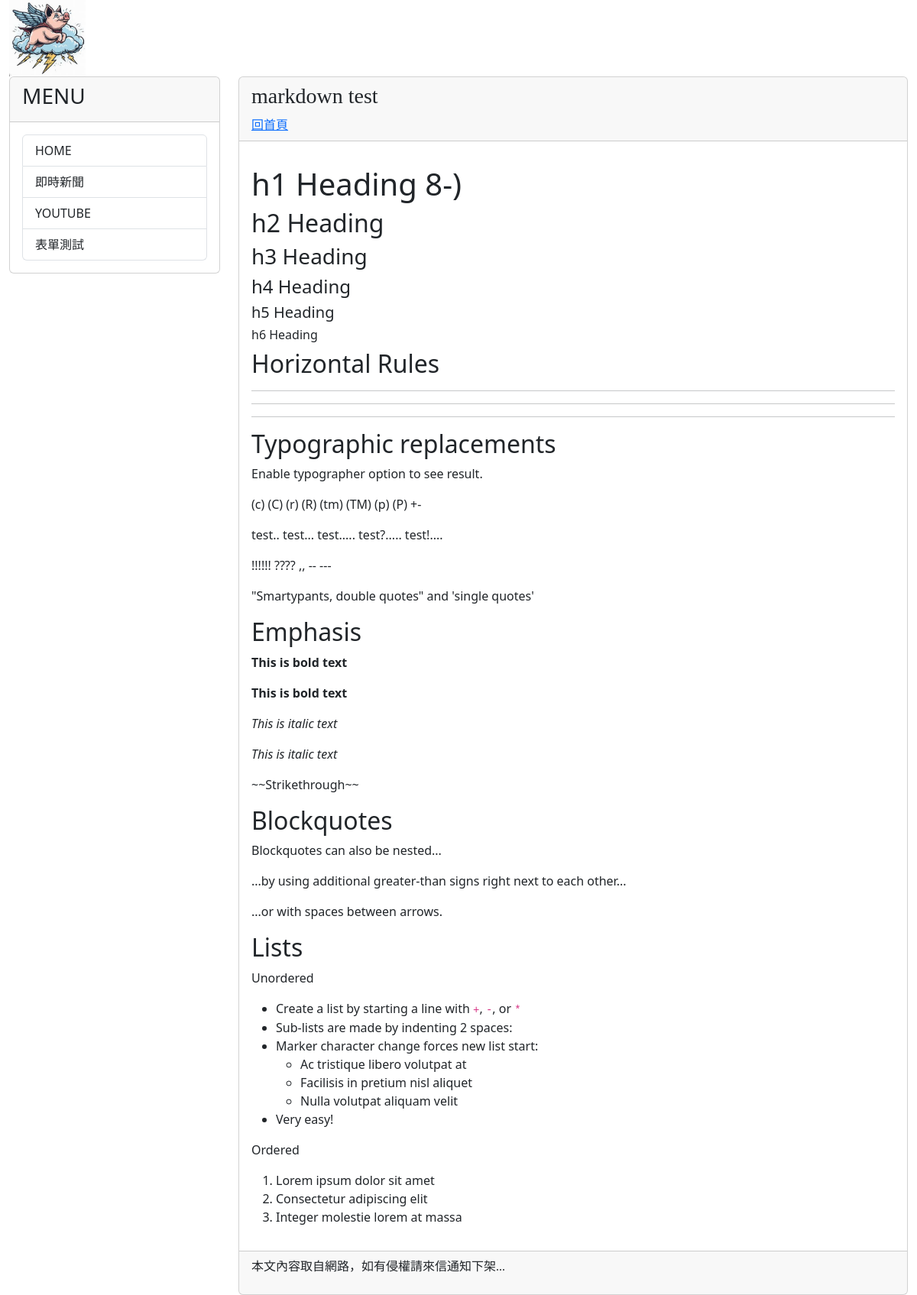
Page /post/markdown/ on the committed database.
### mysite/models.py (models this page shows, shortened)
class Post(models.Model):
    title = models.CharField(max_length = 200)
    slug = models.CharField(max_length = 200)
    body = models.TextField()
    pub_date = models.DateTimeField(auto_now_add=True)
    class Meta:
        ordering = ('-pub_date', )

### mysite/views.py (the view)
# urls.py: path('post/<slug:slug>/', views.showpost, name="showpost"),
def showpost(request, slug):
    post = Post.objects.get(slug=slug)
    return render(request, 'post.html', locals())

### mysite/templatetags/markdown_extras.py (called while the page is built)
@register.filter
def convert_markdown(text):
    return markdown.markdown(text)

### mysite/templates/post.html (shortened to what this page needs)
{% extends "base2.html" %}
{% load markdown_extras %}
{% block headmessage %}
<h3 style='font-family:微軟正黑體;'>{{ post.title }}</h3>
<a style='font-family:微軟正黑體;' href='/'>回首頁</a>
{% endblock headmessage %}
{% block content %}
<p style='font-family:微軟正黑體;font-size:12pt;letter-spacing:2pt;'>
    {{ post.body | convert_markdown | safe }}</a>
</p>
{% endblock content %}

### rows in the picture
Post: title "markdown test", body|convert_markdown "h1 Heading 8-) h2 Heading h3 Heading h4 Heading h5 Heading h6 Heading Horizontal Rules Typographic replacements Enable typographer option to see result. (c) (C) (r) (R) (tm) (TM) (p) (P) +- test.. test... test..... test?..... test!.... !!!!!! ???? ,, -- --- \"Smartypants, double quotes\" and 'single quotes' Emphasis This is bold text This is bold text This is italic text This is italic text ~~Strikethrough~~ Blockquotes Blockquotes can also be nested... ...by using additional greater-than signs right next to each other... ...or with spaces between arrows. Lists Unordered Create a list by starting a line with + , - , or * Sub-lists are made by indenting 2 spaces: Marker character change forces…"
